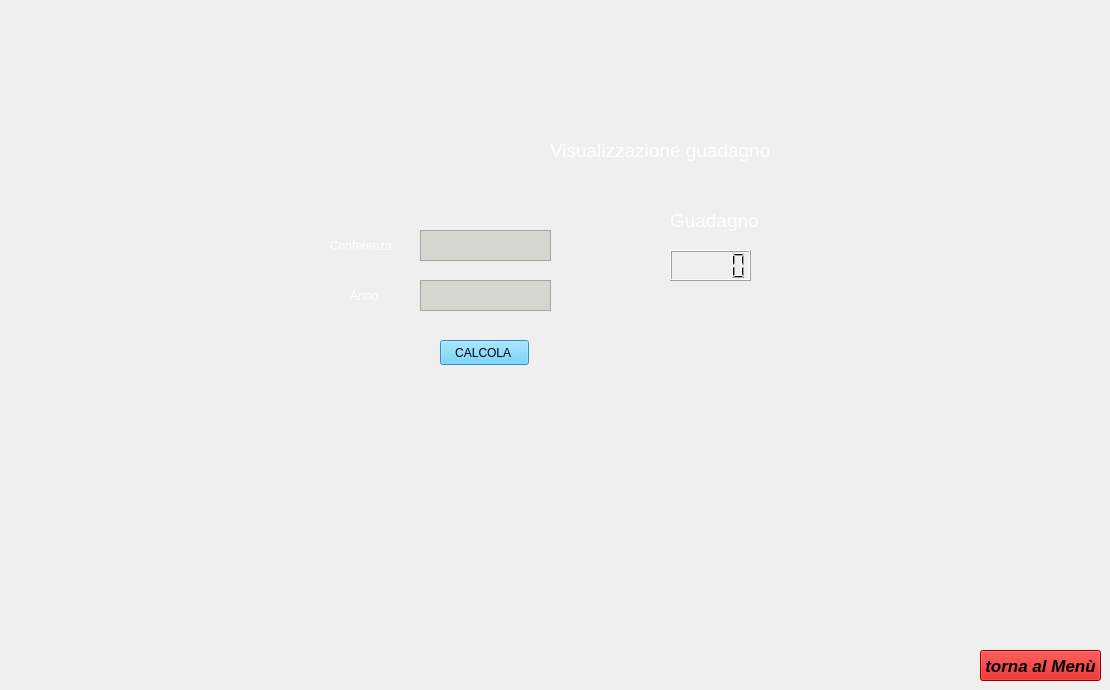
    <widget class="QWidget" name="pagina_vis_guadagno">
     <widget class="QLabel" name="nome_conf_2">
      <property name="geometry">
       <rect>
        <x>330</x>
        <y>230</y>
        <width>81</width>
        <height>31</height>
       </rect>
      </property>
      <property name="styleSheet">
       <string notr="true">color: rgb(255, 255, 255);</string>
      </property>
      <property name="text">
       <string>Conferenza</string>
      </property>
     </widget>
     <widget class="QTextEdit" name="TestoNome_conferenza">
      <property name="geometry">
       <rect>
        <x>420</x>
        <y>230</y>
        <width>131</width>
        <height>31</height>
       </rect>
      </property>
      <property name="font">
       <font>
        <pointsize>13</pointsize>
        <weight>75</weight>
        <bold>true</bold>
       </font>
      </property>
      <property name="styleSheet">
       <string notr="true">background-color: rgb(211, 215, 207);</string>
      </property>
     </widget>
     <widget class="QLabel" name="label_15">
      <property name="geometry">
       <rect>
        <x>550</x>
        <y>140</y>
        <width>231</width>
        <height>21</height>
       </rect>
      </property>
      <property name="font">
       <font>
        <pointsize>14</pointsize>
       </font>
      </property>
      <property name="styleSheet">
       <string notr="true">color: rgb(255, 255, 255);</string>
      </property>
      <property name="text">
       <string>Visualizzazione guadagno </string>
      </property>
     </widget>
     <widget class="QLabel" name="nome_conf_3">
      <property name="geometry">
       <rect>
        <x>350</x>
        <y>280</y>
        <width>61</width>
        <height>31</height>
       </rect>
      </property>
      <property name="styleSheet">
       <string notr="true">color: rgb(255, 255, 255);</string>
      </property>
      <property name="text">
       <string>Anno</string>
      </property>
     </widget>
     <widget class="QTextEdit" name="TestoAnno_conf">
      <property name="geometry">
       <rect>
        <x>420</x>
        <y>280</y>
        <width>131</width>
        <height>31</height>
       </rect>
      </property>
      <property name="font">
       <font>
        <pointsize>13</pointsize>
        <weight>75</weight>
        <bold>true</bold>
       </font>
      </property>
      <property name="statusTip">
       <string/>
      </property>
      <property name="whatsThis">
       <string>&lt;html&gt;&lt;head/&gt;&lt;body&gt;&lt;p&gt;&lt;br/&gt;&lt;/p&gt;&lt;/body&gt;&lt;/html&gt;</string>
      </property>
      <property name="styleSheet">
       <string notr="true">background-color: rgb(211, 215, 207);</string>
      </property>
      <property name="html">
       <string>&lt;!DOCTYPE HTML PUBLIC &quot;-//W3C//DTD HTML 4.0//EN&quot; &quot;http://www.w3.org/TR/REC-html40/strict.dtd&quot;&gt;
&lt;html&gt;&lt;head&gt;&lt;meta name=&quot;qrichtext&quot; content=&quot;1&quot; /&gt;&lt;style type=&quot;text/css&quot;&gt;
p, li { white-space: pre-wrap; }
&lt;/style&gt;&lt;/head&gt;&lt;body style=&quot; font-family:'Ubuntu'; font-size:13pt; font-weight:600; font-style:normal;&quot;&gt;
&lt;p style=&quot;-qt-paragraph-type:empty; margin-top:0px; margin-bottom:0px; margin-left:0px; margin-right:0px; -qt-block-indent:0; text-indent:0px;&quot;&gt;&lt;br /&gt;&lt;/p&gt;&lt;/body&gt;&lt;/html&gt;</string>
      </property>
     </widget>
     <widget class="QPushButton" name="pushButton_3">
      <property name="geometry">
       <rect>
        <x>440</x>
        <y>340</y>
        <width>89</width>
        <height>25</height>
       </rect>
      </property>
      <property name="styleSheet">
       <string notr="true">background-color: rgb(80, 199, 251);</string>
      </property>
      <property name="text">
       <string>CALCOLA </string>
      </property>
     </widget>
     <widget class="QLabel" name="label_19">
      <property name="geometry">
       <rect>
        <x>670</x>
        <y>210</y>
        <width>91</width>
        <height>21</height>
       </rect>
      </property>
      <property name="font">
       <font>
        <pointsize>14</pointsize>
       </font>
      </property>
      <property name="styleSheet">
       <string notr="true">color: rgb(255, 255, 255);</string>
      </property>
      <property name="text">
       <string>Guadagno </string>
      </property>
     </widget>
     <widget class="QLCDNumber" name="lcdprezzo_conf">
      <property name="geometry">
       <rect>
        <x>670</x>
        <y>250</y>
        <width>81</width>
        <height>31</height>
       </rect>
      </property>
     </widget>
     <widget class="QPushButton" name="tornamenu_12">
      <property name="geometry">
       <rect>
        <x>980</x>
        <y>650</y>
        <width>121</width>
        <height>31</height>
       </rect>
      </property>
      <property name="font">
       <font>
        <pointsize>13</pointsize>
        <weight>75</weight>
        <italic>true</italic>
        <bold>true</bold>
        <underline>false</underline>
        <strikeout>false</strikeout>
        <kerning>true</kerning>
       </font>
      </property>
      <property name="styleSheet">
       <string notr="true">background-color: rgb(204, 0, 0);</string>
      </property>
      <property name="text">
       <string>torna al Menù</string>
      </property>
     </widget>
    </widget>
